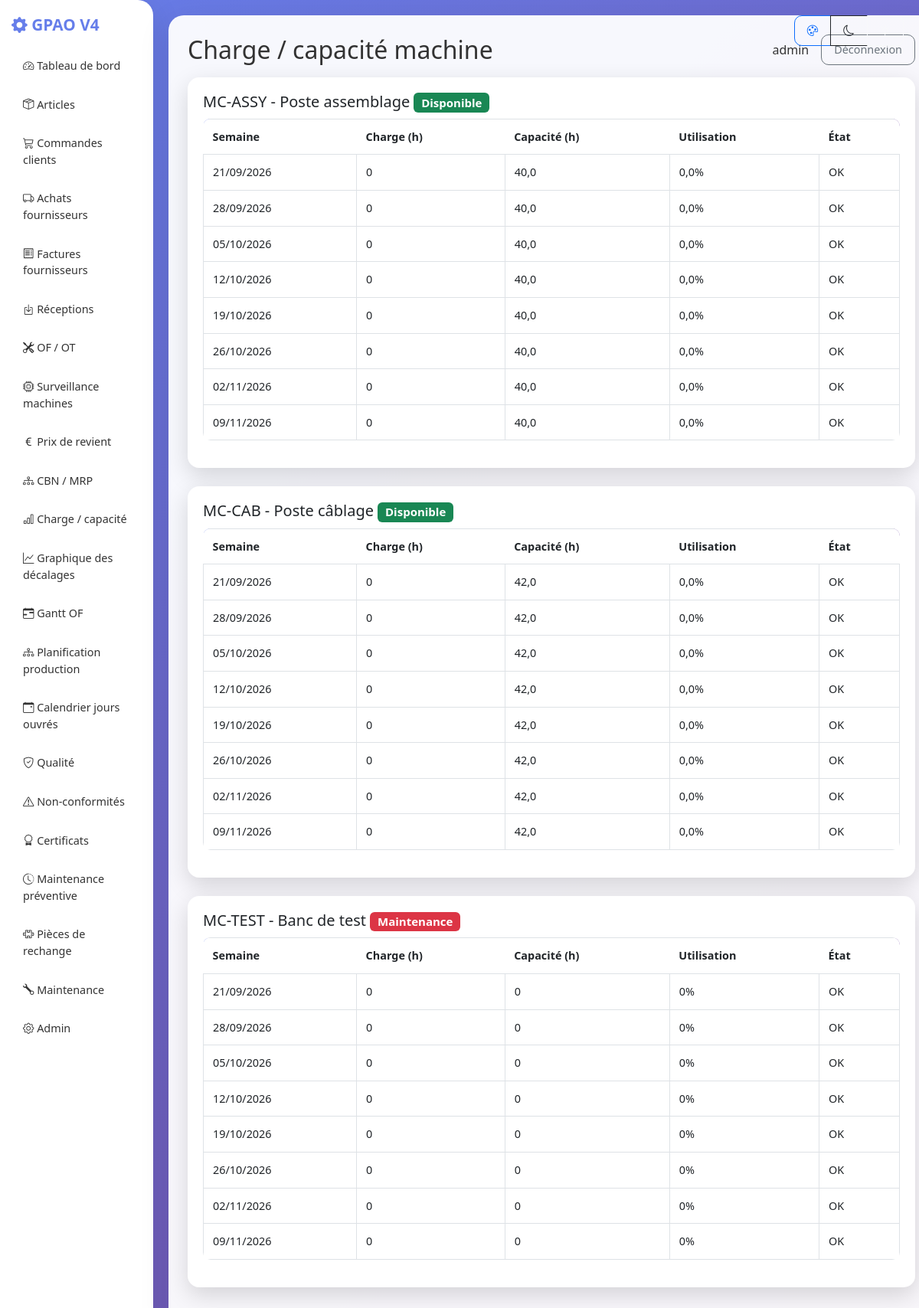
The page /capacity/ (signed in) on the database its author committed.
### core/models.py (models this page shows, shortened)
class TimeStampedModel(models.Model):
    created_at = models.DateTimeField(auto_now_add=True)
    updated_at = models.DateTimeField(auto_now=True)
    class Meta:
        abstract = True

class Machine(TimeStampedModel):
    STATUS_CHOICES = [('AVAILABLE', 'Disponible'), ('DOWN', 'En panne'), ('MAINT', 'Maintenance')]
    code = models.CharField(max_length=30, unique=True)
    name = models.CharField(max_length=255)
    weekly_capacity_hours = models.FloatField(default=40)
    status = models.CharField(max_length=20, choices=STATUS_CHOICES, default='AVAILABLE')

### core/views.py (the view)
# urls.py: path('capacity/', views.capacity_view, name='capacity_view'),
@login_required
def capacity_view(request):
    try:
        report, buckets = capacity_report()
    except:
        report, buckets = [], []
    return render(request, 'core/capacity.html', {'report': report, 'buckets': buckets})

### core/models.py (called while the page is built)
    @property
    def eoq(self):
        if self.annual_demand <= 0 or self.ordering_cost <= 0 or self.unit_cost <= 0 or self.carrying_rate <= 0:
            return 0
        holding_cost = self.unit_cost * self.carrying_rate
        return ((2 * self.annual_demand * self.ordering_cost) / holding_cost) ** 0.5

### core/services.py (called while the page is built)
def monday_of(d: date) -> date:
    return d - timedelta(days=d.weekday())

def add_weeks(d: date, n: int) -> date:
    return d + timedelta(days=7 * n)

def build_gross_requirements(start: date, horizon_weeks: int = 8):
    buckets = [add_weeks(start, i) for i in range(horizon_weeks)]
    gross = defaultdict(lambda: defaultdict(float))
    order_lines = CustomerOrderLine.objects.filter(order__status='CONFIRMED', order__due_date__gte=start, order__due_date__lt=add_weeks(start, horizon_weeks))        .select_related('article', 'order')
    for line in order_lines:
        bucket = monday_of(line.order.due_date)
        explode_bom(line.article, line.quantity, bucket, gross)
    mps_items = MPSItem.objects.filter(week_start__gte=start, week_start__lt=add_weeks(start, horizon_weeks)).select_related('article')
    for item in mps_items:
        explode_bom(item.article, item.quantity, monday_of(item.week_start), gross)
    return gross, buckets

### gpao/context_processors.py (called while the page is built)
def user_role(request):
    if request.user.is_authenticated:
        try:
            profile = UserProfile.objects.get(user=request.user)
            return {'user_role': profile.role}
        except UserProfile.DoesNotExist:
            return {'user_role': 'OPERATOR'}
    return {'user_role': None}

### templates/core/capacity.html
{% extends 'base.html' %}
{% block page_title %}Charge / capacité machine{% endblock %}
{% block content %}
{% for row in report %}
<div class="card card-kpi mb-4"><div class="card-body table-responsive">
<h5>{{ row.machine.code }} - {{ row.machine.name }} <span class="badge {% if row.machine.status == 'AVAILABLE' %}bg-success{% else %}bg-danger{% endif %}">{{ row.machine.get_status_display }}</span></h5>
<table class="table table-bordered small"><thead><tr><th>Semaine</th><th>Charge (h)</th><th>Capacité (h)</th><th>Utilisation</th><th>État</th></tr></thead><tbody>
{% for w in row.weeks %}<tr class="{% if w.overload %}table-danger{% endif %}"><td>{{ w.week|date:'d/m/Y' }}</td><td>{{ w.load }}</td><td>{{ w.capacity }}</td><td>{{ w.utilization }}%</td><td>{% if w.overload %}Surcharge{% else %}OK{% endif %}</td></tr>{% endfor %}
</tbody></table>
</div></div>
{% endfor %}
{% endblock %}

### templates/base.html (shortened to what this page needs)
<!DOCTYPE html>
<html lang="fr">
<head>
  <link href="https://cdn.jsdelivr.net/npm/bootstrap@5.3.0/dist/css/bootstrap.min.css" rel="stylesheet">
  <link rel="stylesheet" href="https://cdn.jsdelivr.net/npm/bootstrap-icons@1.11.0/font/bootstrap-icons.css">
</head>
<body>
  <div class="theme-switcher btn-group" role="group">
    <button type="button" class="btn btn-sm btn-outline-primary" onclick="setTheme('default')" title="Dégradé par défaut"><i class="bi bi-palette"></i></button>
    <button type="button" class="btn btn-sm btn-outline-dark" onclick="setTheme('dark')" title="Mode sombre"><i class="bi bi-moon"></i></button>
    <button type="button" class="btn btn-sm btn-outline-light" onclick="setTheme('light')" title="Mode clair"><i class="bi bi-sun"></i></button>
  </div>
<div class="d-flex">
    <aside class="col-md-2">
      <h4><i class="bi bi-gear-fill"></i> GPAO V4</h4>
      <nav class="d-grid gap-1">
        <a href="/"><i class="bi bi-speedometer2"></i> Tableau de bord</a>
        <a href="/articles/"><i class="bi bi-box-seam"></i> Articles</a>
        <a href="/orders/"><i class="bi bi-cart3"></i> Commandes clients</a>
        {% if user_role == 'BUYER' or user_role == 'ADMIN' %}
        <a href="/supplier-orders/"><i class="bi bi-truck"></i> Achats fournisseurs</a>
        <a href="/supplier-invoices/"><i class="bi bi-receipt"></i> Factures fournisseurs</a>
        {% endif %}
        {% if user_role == 'STOREKEEPER' or user_role == 'ADMIN' %}
        <a href="/supplier-receipts/"><i class="bi bi-box-arrow-in-down"></i> Réceptions</a>
        {% endif %}
        {% if user_role == 'OPERATOR' or user_role == 'ADMIN' %}
        <a href="/manufacturing/"><i class="bi bi-tools"></i> OF / OT</a>
        <a href="/machine-status/"><i class="bi bi-cpu"></i> Surveillance machines</a>
        {% endif %}
        {% if user_role == 'ADMIN' %}
        <a href="/production-costs/"><i class="bi bi-currency-euro"></i> Prix de revient</a>
        {% endif %}
        <a href="/mrp/"><i class="bi bi-diagram-3"></i> CBN / MRP</a>
        <a href="/capacity/"><i class="bi bi-bar-chart"></i> Charge / capacité</a>
        <a href="/decalages/"><i class="bi bi-graph-up"></i> Graphique des décalages</a>
        {% if user_role == 'OPERATOR' or user_role == 'ADMIN' %}
        <a href="/gantt/"><i class="bi bi-calendar-range"></i> Gantt OF</a>
        <a href="/production-planning/"><i class="bi bi-diagram-3"></i> Planification production</a>
        {% endif %}
        <a href="/holidays/"><i class="bi bi-calendar-event"></i> Calendrier jours ouvrés</a>
        {% if user_role == 'ADMIN' %}
        <a href="/quality-checks/"><i class="bi bi-shield-check"></i> Qualité</a>
        <a href="/non-conformities/"><i class="bi bi-exclamation-triangle"></i> Non-conformités</a>
        <a href="/certificates/"><i class="bi bi-award"></i> Certificats</a>
        <a href="/preventive-maintenance/"><i class="bi bi-clock-history"></i> Maintenance préventive</a>
        <a href="/spare-parts/"><i class="bi bi-puzzle"></i> Pièces de rechange</a>
        {% endif %}
        <a href="/maintenance/"><i class="bi bi-wrench"></i> Maintenance</a>
        <a href="/admin/"><i class="bi bi-gear"></i> Admin</a>
      </nav>
    </aside>
    <main class="col-md-10">
      <div class="d-flex justify-content-between align-items-center mb-3 flex-wrap">
        <h2 class="mb-0">{% block page_title %}GPAO{% endblock %}</h2>
        <div class="d-flex align-items-center gap-2">
          {% if request.user.is_authenticated %}
            <span class="me-2">{{ request.user.username }}</span>
            <form method="post" action="{% url 'logout' %}" class="d-inline">{% csrf_token %}<button class="btn btn-outline-secondary btn-sm">Déconnexion</button></form>
          {% endif %}
        </div>
      </div>
      {% block content %}{% endblock %}
    </main>
  </div>
</body>
</html>

### templates/base.html (style rules this page uses)
:root { --primary-gradient: linear-gradient(135deg, #667eea 0%, #764ba2 100%); --primary-color: #667eea; --bg-color: linear-gradient(135deg, #667eea 0%, #764ba2 100%); --card-bg: rgba(255,255,255,0.95); --text-color: #333; --sidebar-bg: white; }
body { background: var(--bg-color); min-height: 100vh; color: var(--text-color); }
.card-kpi { border: none; box-shadow: 0 10px 30px rgba(0,0,0,0.15); border-radius: 15px; transition: transform 0.3s; }
.card-kpi .card-body { padding: 20px; }
aside { background: var(--sidebar-bg); box-shadow: 0 10px 40px rgba(0,0,0,0.1); padding: 20px 15px; border-radius: 0 20px 20px 0; }
aside h4 { color: var(--primary-color); font-weight: 700; margin-bottom: 20px; font-size: 1.3rem; }
nav a { padding: 10px 15px; color: var(--text-color); text-decoration: none; border-radius: 10px; margin-bottom: 5px; display: block; transition: all 0.3s; font-weight: 500; font-size: 0.9rem; }
main { background: var(--card-bg); border-radius: 20px; margin: 20px; padding: 25px; box-shadow: 0 10px 40px rgba(0,0,0,0.1); min-height: calc(100vh - 40px); }
.table { border-radius: 10px; overflow: hidden; }
.table thead { background: var(--primary-gradient); color: white; }
.table th { padding: 12px; font-weight: 600; border: none; font-size: 0.9rem; }
.table td { padding: 12px; vertical-align: middle; font-size: 0.9rem; }
.btn { border-radius: 10px; padding: 8px 16px; font-weight: 500; transition: all 0.3s; font-size: 0.9rem; }
.theme-switcher { position: fixed; top: 20px; right: 20px; z-index: 1001; }

### rows shown on the page
Machine: machine.code "MC-ASSY", machine.name "Poste assemblage", machine.status "Disponible", week "21/09/2026" "28/09/2026" "05/10/2026" "12/10/2026" "19/10/2026" "26/10/2026" "02/11/2026" "09/11/2026", load "0" "0" "0" "0" "0" "0" "0" "0", capacity "40,0" "40,0" "40,0" "40,0" "40,0" "40,0" "40,0" "40,0", utilization "0,0" "0,0" "0,0" "0,0" "0,0" "0,0" "0,0" "0,0"
Machine: machine.code "MC-CAB", machine.name "Poste câblage", machine.status "Disponible", week "21/09/2026" "28/09/2026" "05/10/2026" "12/10/2026" "19/10/2026" "26/10/2026" "02/11/2026" "09/11/2026", load "0" "0" "0" "0" "0" "0" "0" "0", capacity "42,0" "42,0" "42,0" "42,0" "42,0" "42,0" "42,0" "42,0", utilization "0,0" "0,0" "0,0" "0,0" "0,0" "0,0" "0,0" "0,0"
Machine: machine.code "MC-TEST", machine.name "Banc de test", machine.status "Maintenance", week "21/09/2026" "28/09/2026" "05/10/2026" "12/10/2026" "19/10/2026" "26/10/2026" "02/11/2026" "09/11/2026", load "0" "0" "0" "0" "0" "0" "0" "0", capacity "0" "0" "0" "0" "0" "0" "0" "0", utilization "0" "0" "0" "0" "0" "0" "0" "0"

### other values the page prints
{{ request.user.username }} "admin"
